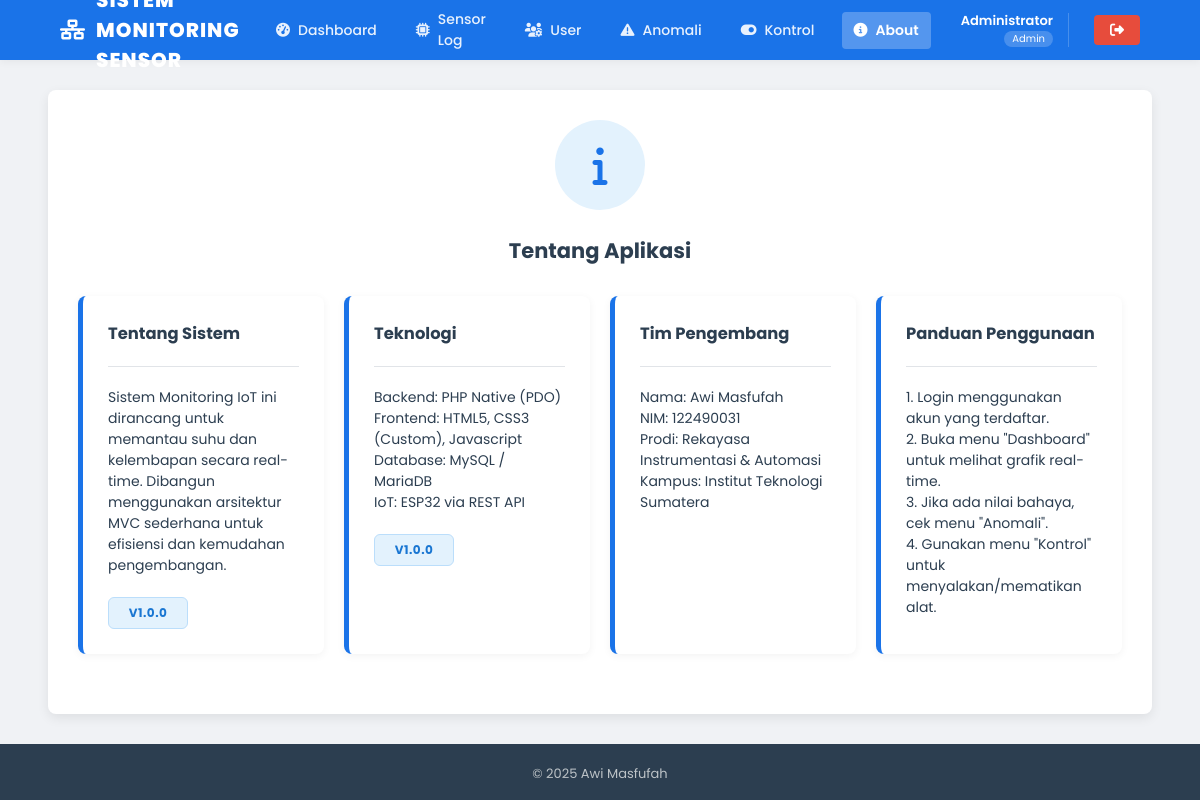
/views/about.php (signed in), run on the app's committed database.
### tables this page shows
CREATE TABLE `tbl_panduan` (
  `id_panduan` int(11) NOT NULL,
  `judul` varchar(100) DEFAULT NULL,
  `isi` text NOT NULL,
  `versi_sistem` varchar(20) DEFAULT NULL
);

### views/About.php (the view)
<?php include "header.php"; require "../config/database.php";
$data = $pdo->query("SELECT * FROM tbl_panduan")->fetchAll(PDO::FETCH_ASSOC); ?>
<div class="main-wrapper">
    <div class="container">
        <div style="text-align:center; margin-bottom:30px;">
            <div class="landing-icon-box"><i class="fas fa-info"></i></div>
            <h2>Tentang Aplikasi</h2>
        </div>
        <div class="dashboard-grid">
            <?php foreach($data as $r): ?>
            <div class="stat-card" style="display:block; height:100%;">
                <h3><?= $r['judul'] ?></h3>
                <hr>
                <p><?= nl2br($r['isi']) ?></p>
                <?php if($r['versi_sistem']!='-'): ?><br><span
                    class="badge badge-sensor">v<?= $r['versi_sistem'] ?></span><?php endif; ?>
            </div>
            <?php endforeach; ?>
        </div>
    </div>
</div>
<?php include "footer.php"; ?>

### views/header.php (shortened to what this page needs)
<?php
$user_nama = $_SESSION['user']['nama_user'];
$user_role = $_SESSION['user']['role'];
$path = explode('/', trim($_SERVER['SCRIPT_NAME'], '/'));
$base = "/" . $path[0];
$current_page = strtolower(basename($_SERVER['PHP_SELF']));
?>
<!DOCTYPE html>
<html lang="id">
<head>
    <link rel="stylesheet" href="https://cdnjs.cloudflare.com/ajax/libs/font-awesome/6.4.0/css/all.min.css">
    <link rel="stylesheet" href="<?= $base ?>/public/css/style.css">
</head>
<body>
    <nav class="navbar">
        <div class="logo">
            <i class="fas fa-network-wired"></i> SISTEM MONITORING SENSOR
        </div>
        <ul class="nav-links">
            <li><a href="<?= $base ?>/Dashboard.php" class="<?= $current_page == 'dashboard.php' ? 'active' : '' ?>"><i
                        class="fas fa-tachometer-alt"></i> Dashboard</a></li>
            <li><a href="<?= $base ?>/views/Sensors.php"
                    class="<?= $current_page == 'sensors.php' ? 'active' : '' ?>"><i class="fas fa-microchip"></i>
                    Sensor Log</a></li>
            <?php if ($user_role === 'Admin'): ?>
            <li><a href="<?= $base ?>/api/user_api.php"
                    class="<?= $current_page == 'user_api.php' ? 'active' : '' ?>"><i class="fas fa-users-cog"></i>
                    User</a></li>
            <li><a href="<?= $base ?>/views/anomaly.php"
                    class="<?= $current_page == 'anomaly.php' ? 'active' : '' ?>"><i
                        class="fas fa-exclamation-triangle"></i> Anomali</a></li>
            <li><a href="<?= $base ?>/views/control.php"
                    class="<?= $current_page == 'control.php' ? 'active' : '' ?>"><i class="fas fa-toggle-on"></i>
                    Kontrol</a></li>
            <?php endif; ?>
            <li><a href="<?= $base ?>/views/about.php" class="<?= $current_page == 'about.php' ? 'active' : '' ?>"><i
                        class="fas fa-info-circle"></i> About</a></li>
            <li class="user-profile">
                <span class="user-name"><?= htmlspecialchars($user_nama); ?></span>
                <span class="user-role"><?= htmlspecialchars($user_role); ?></span>
            </li>
            <li><a href="<?= $base ?>/controllers/AuthController.php?logout=1" class="btn-logout-nav"><i
                        class="fas fa-sign-out-alt"></i></a></li>
        </ul>
    </nav>
</body>
</html>

### views/footer.php (shortened to what this page needs)
<footer>
    <p>© <?= date("Y"); ?> Awi Masfufah</p>
</footer>
</body>
</html>

### public/css/style.css (style rules this page uses)
:root { --primary-color: #1a73e8; --primary-dark: #155cb0; --secondary-bg: #f0f2f5; --card-bg: #ffffff; --text-dark: #2c3e50; --text-grey: #7f8c8d; --border-color: #e1e4e8; --success: #2ecc71; --warning: #f1c40f; --danger: #e74c3c; --radius: 8px; --shadow-sm: 0 2px 8px rgba(0,0,0,0.05); --shadow-md: 0 4px 12px rgba(0,0,0,0.08); }
* { margin: 0; padding: 0; box-sizing: border-box; font-family: 'Poppins', sans-serif; }
body { background-color: var(--secondary-bg); color: var(--text-dark); min-height: 100vh; display: flex; flex-direction: column; font-size: 14px; }
.main-wrapper { flex: 1; }
.container { width: 92%; max-width: 1200px; margin: 30px auto; background: var(--card-bg); padding: 30px; border-radius: var(--radius); box-shadow: var(--shadow-md); }
hr { border: 0; border-top: 1px solid var(--border-color); margin: 20px 0; }
.navbar { background-color: var(--primary-color); padding: 0 5%; height: 60px; display: flex; align-items: center; justify-content: space-between; box-shadow: var(--shadow-sm); position: sticky; top: 0; z-index: 100; }
.navbar .logo { font-size: 20px; font-weight: 800; color: #fff; text-transform: uppercase; letter-spacing: 1px; display: flex; align-items: center; gap: 10px; }
.navbar ul { list-style: none; display: flex; gap: 15px; align-items: center; }
.navbar ul li a { text-decoration: none; color: rgba(255, 255, 255, 0.9); font-weight: 500; padding: 8px 12px; border-radius: 4px; transition: all 0.3s ease; display: flex; align-items: center; gap: 8px; }
.navbar ul li a.active { background-color: rgba(255, 255, 255, 0.25); font-weight: 600; color: #fff; }
.user-profile { display: flex; flex-direction: column; align-items: flex-end; color: white; margin-right: 10px; margin-left: 15px; padding-right: 15px; border-right: 1px solid rgba(255, 255, 255, 0.2); line-height: 1.2; }
.user-profile .user-name { font-weight: 600; font-size: 13px; }
.user-profile .user-role { margin-top: 2px; background: rgba(255, 255, 255, 0.2); color: white; border: none; font-size: 10px; padding: 2px 8px; border-radius: 20px; }
.btn-logout-nav { background-color: var(--danger); color: white !important; padding: 8px 16px !important; border-radius: 4px; }
.badge { display: inline-block; padding: 5px 12px; border-radius: 20px; font-size: 11px; font-weight: 700; text-align: center; min-width: 80px; }
.badge-sensor { background: #e3f2fd; color: #1565c0; border: 1px solid #bbdefb; }
.dashboard-grid { display: grid; grid-template-columns: repeat(auto-fit, minmax(240px, 1fr)); gap: 20px; margin-bottom: 30px; }
.stat-card { background: white; padding: 25px; border-radius: var(--radius); box-shadow: var(--shadow-sm); display: flex; justify-content: space-between; align-items: center; border-left: 5px solid var(--primary-color); transition: transform 0.2s; }
.landing-icon-box { width: 90px; height: 90px; background: #e3f2fd; color: var(--primary-color); border-radius: 50%; display: flex; align-items: center; justify-content: center; font-size: 40px; margin: 0 auto 25px auto; }
.badge { display: inline-block; padding: 6px 16px; border-radius: 6px; font-size: 12px; font-weight: 700; text-align: center; min-width: 80px; text-transform: uppercase; letter-spacing: 0.5px; }
.badge-sensor { background: #e3f2fd; color: #1976d2; border: 1px solid #bbdefb; }
footer { margin-top: auto; background-color: var(--text-dark); color: #bdc3c7; padding: 20px; text-align: center; font-size: 13px; }

### data on the page
tbl_panduan: judul "Tentang Sistem", isi "Sistem Monitoring IoT ini dirancang untuk memantau suhu dan kelembapan secara real-time. Dibangun menggunakan arsitektur MVC sederhana untuk efisiensi dan kemudahan pengembangan.", versi_sistem "1.0.0"
tbl_panduan: judul "Teknologi", isi "Backend: PHP Native (PDO) Frontend: HTML5, CSS3 (Custom), Javascript Database: MySQL / MariaDB IoT: ESP32 via REST API", versi_sistem "1.0.0"
tbl_panduan: judul "Tim Pengembang", isi "Nama: Awi Masfufah NIM: 122490031 Prodi: Rekayasa Instrumentasi & Automasi Kampus: Institut Teknologi Sumatera"
tbl_panduan: judul "Panduan Penggunaan", isi "1. Login menggunakan akun yang terdaftar. 2. Buka menu \"Dashboard\" untuk melihat grafik real-time. 3. Jika ada nilai bahaya, cek menu \"Anomali\". 4. Gunakan menu \"Kontrol\" untuk menyalakan/mematikan alat."

### other printed values
$user_nama "Administrator"
$user_role "Admin"
